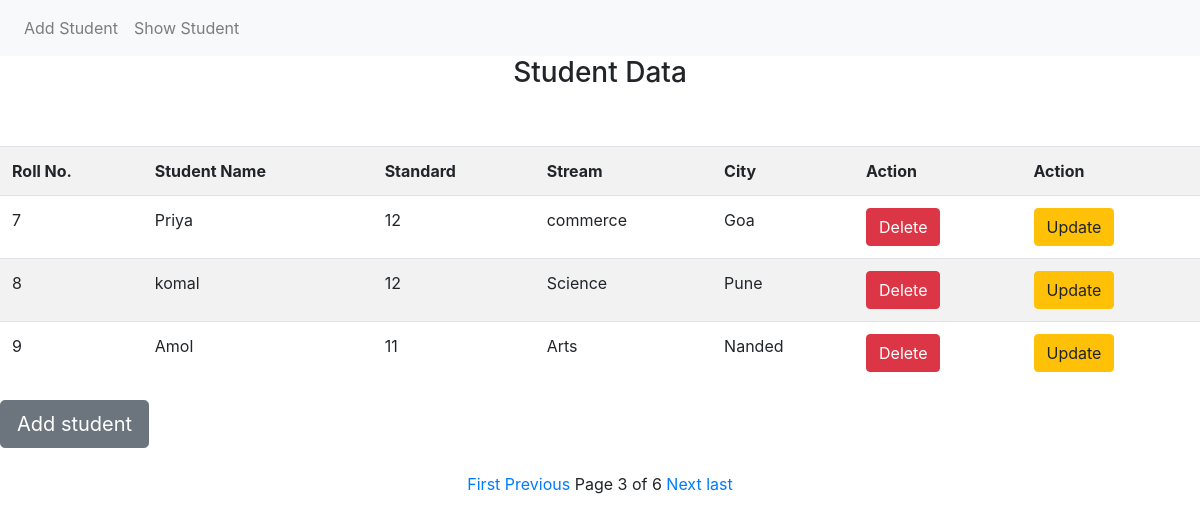
The page /student/show/?page=3 on the database its author committed.
### MyApp/models.py (models this page shows)
class Student(models.Model):
    rollno = models.IntegerField()
    name = models.CharField(max_length=100)
    standard = models.IntegerField()
    stream = models.CharField(max_length=100)
    city = models.CharField(max_length=100)

### MyApp/views.py (the view)
# urls.py: path('show/', views.studentview, name='show_stud'),
def studentview(request):
    student = Student.objects.all()
    paginator = Paginator(student, 3)
    page_no = request.GET.get('page')
    page_obj = paginator.get_page(page_no)
    return render(request, 'MyApp/show_stud.html', {'page_obj': page_obj})

### templates/MyApp/show_stud.html (shortened to what this page needs)
{% extends 'layout.html' %}
{% load crispy_forms_tags %}
{% block content %}
<p class="h3" align="center">Student Data</p>
<br><br>
<table class="table table-striped">
    <tr>
        <th>Roll No.</th>
        <th>Student Name</th>
        <th>Standard</th>
        <th>Stream</th>
        <th>City</th>
        <th>Action</th>
        <th>Action</th>
    </tr>
     {% for p1 in page_obj %}
    <tr>
        <td>{{p1.rollno}}</td>
        <td>{{p1.name}}</td>
        <td>{{p1.standard}}</td>
        <td>{{p1.stream}}</td>
        <td>{{p1.city}}</td>
        <td>
            <a href="{% url 'delete' p1.id %}">
                <button class="btn btn-danger">Delete</button>
            </a>
        </td>
        <td>
            <a href="{% url 'update' p1.id %}">
                <button class="btn btn-warning">Update</button>
            </a>
        </td>
    </tr>
    {% endfor %}
</table>
<a class="btn btn-secondary btn-lg " href="{% url 'add_stud' %}">Add student </a>
<br><br>
<div class="pagination">
    <span class="step-links" style="margin:auto">
        {% if page_obj.has_previous %}
            <a href="?page=1">First</a>
            <a href="?page={{page_obj.previous_page_number}}">Previous</a>
        {% endif %}
            <span class="current">Page {{page_obj.number}} of {{page_obj.paginator.num_pages}}</span>
        {% if page_obj.has_next %}
            <a href="?page={{page_obj.next_page_number}}">Next</a>
            <a href="?page={{page_obj.paginator.num_pages}}">last</a>
        {% endif %}
    </span>
</div>
<br><br>
{% endblock %}

### rows shown on the page
Student: rollno "7", name "Priya", standard "12", stream "commerce", city "Goa"
Student: rollno "8", name "komal", standard "12", stream "Science", city "Pune"
Student: rollno "9", name "Amol", standard "11", stream "Arts", city "Nanded"

### other values the page prints
{{ page_obj.number }} "3"
{{ page_obj.paginator.num_pages }} "6"
